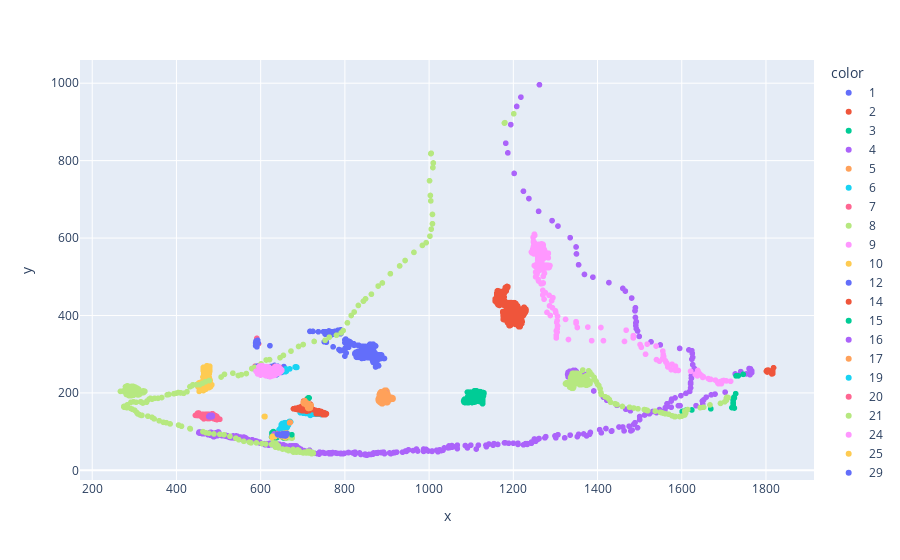

The notebook cell this image was saved under:
### Code cell
df.rename({'21':'16'})
color = df.index[:100000].astype(str)
fig = px.scatter(df.iloc[:100000,:], x='x', y='y',color=color)
fig.show()

### Figure 1 — Plotly figure (JSON) as saved in the notebook; plotly's stock layout.template omitted (floating-point values rounded to 4 significant figures; data arrays with more than 128 entries replaced by an {"elided": "..."} marker saying what was removed)
{"data": [{"hovertemplate": "color=1<br>x=%{x}<br>y=%{y}<extra></extra>", "legendgroup": "1", "marker": {"color": "#636efa", "symbol": "circle"}, "mode": "markers", "name": "1", "showlegend": true, "type": "scattergl", "x": {"elided": "9290 int values"}, "xaxis": "x", "y": {"elided": "9290 int values"}, "yaxis": "y"}, {"hovertemplate": "color=2<br>x=%{x}<br>y=%{y}<extra></extra>", "legendgroup": "2", "marker": {"color": "#EF553B", "symbol": "circle"}, "mode": "markers", "name": "2", "showlegend": true, "type": "scattergl", "x": {"elided": "9297 int values"}, "xaxis": "x", "y": {"elided": "9297 int values"}, "yaxis": "y"}, {"hovertemplate": "color=3<br>x=%{x}<br>y=%{y}<extra></extra>", "legendgroup": "3", "marker": {"color": "#00cc96", "symbol": "circle"}, "mode": "markers", "name": "3", "showlegend": true, "type": "scattergl", "x": {"elided": "9297 int values"}, "xaxis": "x", "y": {"elided": "9297 int values"}, "yaxis": "y"}, {"hovertemplate": "color=4<br>x=%{x}<br>y=%{y}<extra></extra>", "legendgroup": "4", "marker": {"color": "#ab63fa", "symbol": "circle"}, "mode": "markers", "name": "4", "showlegend": true, "type": "scattergl", "x": {"elided": "3981 int values"}, "xaxis": "x", "y": {"elided": "3981 int values"}, "yaxis": "y"}, {"hovertemplate": "color=5<br>x=%{x}<br>y=%{y}<extra></extra>", "legendgroup": "5", "marker": {"color": "#FFA15A", "symbol": "circle"}, "mode": "markers", "name": "5", "showlegend": true, "type": "scattergl", "x": {"elided": "3581 int values"}, "xaxis": "x", "y": {"elided": "3581 int values"}, "yaxis": "y"}, {"hovertemplate": "color=6<br>x=%{x}<br>y=%{y}<extra></extra>", "legendgroup": "6", "marker": {"color": "#19d3f3", "symbol": "circle"}, "mode": "markers", "name": "6", "showlegend": true, "type": "scattergl", "x": {"elided": "4566 int values"}, "xaxis": "x", "y": {"elided": "4566 int values"}, "yaxis": "y"}, {"hovertemplate": "color=7<br>x=%{x}<br>y=%{y}<extra></extra>", "legendgroup": "7", "marker": {"color": "#FF6692", "symbol": "circle"}, "mode": "markers", "name": "7", "showlegend": true, "type": "scattergl", "x": {"elided": "732 int values"}, "xaxis": "x", "y": {"elided": "732 int values"}, "yaxis": "y"}, {"hovertemplate": "color=8<br>x=%{x}<br>y=%{y}<extra></extra>", "legendgroup": "8", "marker": {"color": "#B6E880", "symbol": "circle"}, "mode": "markers", "name": "8", "showlegend": true, "type": "scattergl", "x": {"elided": "9276 int values"}, "xaxis": "x", "y": {"elided": "9276 int values"}, "yaxis": "y"}, {"hovertemplate": "color=9<br>x=%{x}<br>y=%{y}<extra></extra>", "legendgroup": "9", "marker": {"color": "#FF97FF", "symbol": "circle"}, "mode": "markers", "name": "9", "showlegend": true, "type": "scattergl", "x": {"elided": "1372 int values"}, "xaxis": "x", "y": {"elided": "1372 int values"}, "yaxis": "y"}, {"hovertemplate": "color=10<br>x=%{x}<br>y=%{y}<extra></extra>", "legendgroup": "10", "marker": {"color": "#FECB52", "symbol": "circle"}, "mode": "markers", "name": "10", "showlegend": true, "type": "scattergl", "x": {"elided": "9276 int values"}, "xaxis": "x", "y": {"elided": "9276 int values"}, "yaxis": "y"}, {"hovertemplate": "color=12<br>x=%{x}<br>y=%{y}<extra></extra>", "legendgroup": "12", "marker": {"color": "#636efa", "symbol": "circle"}, "mode": "markers", "name": "12", "showlegend": true, "type": "scattergl", "x": {"elided": "3416 int values"}, "xaxis": "x", "y": {"elided": "3416 int values"}, "yaxis": "y"}, {"hovertemplate": "color=14<br>x=%{x}<br>y=%{y}<extra></extra>", "legendgroup": "14", "marker": {"color": "#EF553B", "symbol": "circle"}, "mode": "markers", "name": "14", "showlegend": true, "type": "scattergl", "x": [1805, 1803, 1802, 1801, 1802, 1803, 1803, 1806, 1809, 1811, 1812, 1815, 1815, 1816, 1814, 1816, 1816, 1816, 1818], "xaxis": "x", "y": [259, 258, 258, 256, 255, 254, 255, 255, 255, 256, 255, 254, 253, 253, 249, 250, 253, 259, 265], "yaxis": "y"}, {"hovertemplate": "color=15<br>x=%{x}<br>y=%{y}<extra></extra>", "legendgroup": "15", "marker": {"color": "#00cc96", "symbol": "circle"}, "mode": "markers", "name": "15", "showlegend": true, "type": "scattergl", "x": [1746, 1734, 1729, 1728, 1724, 1725, 1722, 1722, 1722, 1722, 1725, 1719, 1669, 1624, 1611, 1605, 1605, 1605, 1605, 1605, 1605, 1605, 1605, 1605, 1601], "xaxis": "x", "y": [248, 244, 244, 198, 189, 187, 181, 175, 172, 167, 161, 162, 159, 156, 156, 153, 153, 153, 153, 153, 153, 153, 153, 153, 152], "yaxis": "y"}, {"hovertemplate": "color=16<br>x=%{x}<br>y=%{y}<extra></extra>", "legendgroup": "16", "marker": {"color": "#ab63fa", "symbol": "circle"}, "mode": "markers", "name": "16", "showlegend": true, "type": "scattergl", "x": {"elided": "424 int values"}, "xaxis": "x", "y": {"elided": "424 int values"}, "yaxis": "y"}, {"hovertemplate": "color=17<br>x=%{x}<br>y=%{y}<extra></extra>", "legendgroup": "17", "marker": {"color": "#FFA15A", "symbol": "circle"}, "mode": "markers", "name": "17", "showlegend": true, "type": "scattergl", "x": {"elided": "268 int values"}, "xaxis": "x", "y": {"elided": "268 int values"}, "yaxis": "y"}, {"hovertemplate": "color=19<br>x=%{x}<br>y=%{y}<extra></extra>", "legendgroup": "19", "marker": {"color": "#19d3f3", "symbol": "circle"}, "mode": "markers", "name": "19", "showlegend": true, "type": "scattergl", "x": [459], "xaxis": "x", "y": [142], "yaxis": "y"}, {"hovertemplate": "color=20<br>x=%{x}<br>y=%{y}<extra></extra>", "legendgroup": "20", "marker": {"color": "#FF6692", "symbol": "circle"}, "mode": "markers", "name": "20", "showlegend": true, "type": "scattergl", "x": {"elided": "7033 int values"}, "xaxis": "x", "y": {"elided": "7033 int values"}, "yaxis": "y"}, {"hovertemplate": "color=21<br>x=%{x}<br>y=%{y}<extra></extra>", "legendgroup": "21", "marker": {"color": "#B6E880", "symbol": "circle"}, "mode": "markers", "name": "21", "showlegend": true, "type": "scattergl", "x": {"elided": "531 int values"}, "xaxis": "x", "y": {"elided": "531 int values"}, "yaxis": "y"}, {"hovertemplate": "color=24<br>x=%{x}<br>y=%{y}<extra></extra>", "legendgroup": "24", "marker": {"color": "#FF97FF", "symbol": "circle"}, "mode": "markers", "name": "24", "showlegend": true, "type": "scattergl", "x": [638, 633, 640, 633, 633, 633, 633, 633, 634, 639, 633, 632, 632, 633, 632, 632, 632, 632, 632, 632, 632, 633, 632, 631, 631, 630, 630, 631, 631, 630, 630, 630, 630, 630, 630, 631, 631, 630, 631, 630, 630, 632, 631, 631, 631, 632, 631, 631, 632, 631, 633, 632, 632, 632, 632, 632, 632, 632, 632, 633, 632, 632, 632, 632, 633, 631, 633, 633, 633, 633, 633, 633, 633, 632, 632, 633, 632, 633, 633, 633, 632, 632], "xaxis": "x", "y": [92, 93, 93, 93, 94, 94, 94, 94, 94, 93, 93, 93, 93, 94, 94, 94, 94, 94, 94, 94, 94, 94, 93, 92, 93, 92, 92, 93, 93, 92, 92, 92, 92, 92, 92, 93, 93, 93, 93, 92, 92, 93, 92, 92, 92, 93, 92, 92, 93, 93, 93, 92, 92, 92, 92, 92, 92, 92, 92, 93, 92, 92, 92, 92, 93, 92, 93, 93, 93, 93, 93, 93, 93, 92, 92, 92, 92, 93, 93, 93, 93, 93], "yaxis": "y"}, {"hovertemplate": "color=25<br>x=%{x}<br>y=%{y}<extra></extra>", "legendgroup": "25", "marker": {"color": "#FECB52", "symbol": "circle"}, "mode": "markers", "name": "25", "showlegend": true, "type": "scattergl", "x": [610, 610, 610, 610, 610, 610, 610, 609, 609, 609, 609, 609, 609, 609], "xaxis": "x", "y": [139, 139, 139, 139, 139, 139, 139, 139, 139, 139, 139, 139, 139, 139], "yaxis": "y"}, {"hovertemplate": "color=29<br>x=%{x}<br>y=%{y}<extra></extra>", "legendgroup": "29", "marker": {"color": "#636efa", "symbol": "circle"}, "mode": "markers", "name": "29", "showlegend": true, "type": "scattergl", "x": {"elided": "244 int values"}, "xaxis": "x", "y": {"elided": "244 int values"}, "yaxis": "y"}, {"hovertemplate": "color=30<br>x=%{x}<br>y=%{y}<extra></extra>", "legendgroup": "30", "marker": {"color": "#EF553B", "symbol": "circle"}, "mode": "markers", "name": "30", "showlegend": true, "type": "scattergl", "x": [632, 632, 632, 632, 631, 630, 630, 631, 631, 631, 631, 631, 630, 631, 631, 631, 631, 632, 632, 631, 631, 632, 633, 632, 632, 631, 631, 631, 631], "xaxis": "x", "y": [93, 92, 92, 92, 92, 92, 92, 92, 93, 92, 93, 93, 92, 93, 93, 92, 91, 92, 92, 91, 91, 92, 92, 92, 91, 92, 91, 91, 91], "yaxis": "y"}, {"hovertemplate": "color=32<br>x=%{x}<br>y=%{y}<extra></extra>", "legendgroup": "32", "marker": {"color": "#00cc96", "symbol": "circle"}, "mode": "markers", "name": "32", "showlegend": true, "type": "scattergl", "x": {"elided": "198 int values"}, "xaxis": "x", "y": {"elided": "198 int values"}, "yaxis": "y"}, {"hovertemplate": "color=33<br>x=%{x}<br>y=%{y}<extra></extra>", "legendgroup": "33", "marker": {"color": "#ab63fa", "symbol": "circle"}, "mode": "markers", "name": "33", "showlegend": true, "type": "scattergl", "x": [896, 899, 899, 899, 899, 899, 898, 896, 897, 897, 896, 897, 896, 897, 897], "xaxis": "x", "y": [200, 199, 199, 199, 198, 199, 199, 200, 198, 198, 200, 199, 199, 199, 199], "yaxis": "y"}, {"hovertemplate": "color=34<br>x=%{x}<br>y=%{y}<extra></extra>", "legendgroup": "34", "marker": {"color": "#FFA15A", "symbol": "circle"}, "mode": "markers", "name": "34", "showlegend": true, "type": "scattergl", "x": {"elided": "5489 int values"}, "xaxis": "x", "y": {"elided": "5489 int values"}, "yaxis": "y"}, {"hovertemplate": "color=35<br>x=%{x}<br>y=%{y}<extra></extra>", "legendgroup": "35", "marker": {"color": "#19d3f3", "symbol": "circle"}, "mode": "markers", "name": "35", "showlegend": true, "type": "scattergl", "x": {"elided": "888 int values"}, "xaxis": "x", "y": {"elided": "888 int values"}, "yaxis": "y"}, {"hovertemplate": "color=39<br>x=%{x}<br>y=%{y}<extra></extra>", "legendgroup": "39", "marker": {"color": "#FF6692", "symbol": "circle"}, "mode": "markers", "name": "39", "showlegend": true, "type": "scattergl", "x": [633, 650, 638, 638, 638, 638], "xaxis": "x", "y": [93, 94, 95, 95, 94, 94], "yaxis": "y"}, {"hovertemplate": "color=41<br>x=%{x}<br>y=%{y}<extra></extra>", "legendgroup": "41", "marker": {"color": "#B6E880", "symbol": "circle"}, "mode": "markers", "name": "41", "showlegend": true, "type": "scattergl", "x": {"elided": "5227 int values"}, "xaxis": "x", "y": {"elided": "5227 int values"}, "yaxis": "y"}, {"hovertemplate": "color=42<br>x=%{x}<br>y=%{y}<extra></extra>", "legendgroup": "42", "marker": {"color": "#FF97FF", "symbol": "circle"}, "mode": "markers", "name": "42", "showlegend": true, "type": "scattergl", "x": {"elided": "2202 int values"}, "xaxis": "x", "y": {"elided": "2202 int values"}, "yaxis": "y"}, {"hovertemplate": "color=43<br>x=%{x}<br>y=%{y}<extra></extra>", "legendgroup": "43", "marker": {"color": "#FECB52", "symbol": "circle"}, "mode": "markers", "name": "43", "showlegend": true, "type": "scattergl", "x": [630, 630, 630, 631, 632, 631, 631, 631, 631, 631, 631], "xaxis": "x", "y": [92, 92, 93, 95, 95, 95, 95, 95, 95, 95, 95], "yaxis": "y"}, {"hovertemplate": "color=46<br>x=%{x}<br>y=%{y}<extra></extra>", "legendgroup": "46", "marker": {"color": "#636efa", "symbol": "circle"}, "mode": "markers", "name": "46", "showlegend": true, "type": "scattergl", "x": {"elided": "1266 int values"}, "xaxis": "x", "y": {"elided": "1266 int values"}, "yaxis": "y"}, {"hovertemplate": "color=49<br>x=%{x}<br>y=%{y}<extra></extra>", "legendgroup": "49", "marker": {"color": "#EF553B", "symbol": "circle"}, "mode": "markers", "name": "49", "showlegend": true, "type": "scattergl", "x": {"elided": "4122 int values"}, "xaxis": "x", "y": {"elided": "4122 int values"}, "yaxis": "y"}, {"hovertemplate": "color=50<br>x=%{x}<br>y=%{y}<extra></extra>", "legendgroup": "50", "marker": {"color": "#00cc96", "symbol": "circle"}, "mode": "markers", "name": "50", "showlegend": true, "type": "scattergl", "x": [629, 630, 628, 628, 629, 628, 628, 628, 629, 628, 628, 627, 627, 627, 627, 628, 627, 627, 628, 628, 628, 628, 628, 628, 630, 630, 629, 628, 628, 628, 629, 629, 628, 628, 629, 628, 628, 628, 629, 629, 630, 630, 629, 629, 629, 628, 628, 628, 628, 628, 628, 628], "xaxis": "x", "y": [99, 95, 98, 98, 98, 98, 98, 98, 98, 98, 97, 96, 96, 96, 97, 97, 97, 97, 97, 97, 98, 98, 97, 98, 95, 95, 94, 97, 97, 97, 98, 98, 97, 97, 98, 97, 98, 98, 99, 99, 100, 100, 98, 98, 98, 97, 97, 97, 97, 97, 98, 98], "yaxis": "y"}, {"hovertemplate": "color=51<br>x=%{x}<br>y=%{y}<extra></extra>", "legendgroup": "51", "marker": {"color": "#ab63fa", "symbol": "circle"}, "mode": "markers", "name": "51", "showlegend": true, "type": "scattergl", "x": {"elided": "804 int values"}, "xaxis": "x", "y": {"elided": "804 int values"}, "yaxis": "y"}, {"hovertemplate": "color=52<br>x=%{x}<br>y=%{y}<extra></extra>", "legendgroup": "52", "marker": {"color": "#FFA15A", "symbol": "circle"}, "mode": "markers", "name": "52", "showlegend": true, "type": "scattergl", "x": [670, 670, 670, 670, 670, 670, 669, 669, 669, 669, 670], "xaxis": "x", "y": [124, 124, 124, 124, 124, 124, 123, 123, 123, 123, 124], "yaxis": "y"}, {"hovertemplate": "color=53<br>x=%{x}<br>y=%{y}<extra></extra>", "legendgroup": "53", "marker": {"color": "#19d3f3", "symbol": "circle"}, "mode": "markers", "name": "53", "showlegend": true, "type": "scattergl", "x": [661, 659, 659, 659, 660, 660, 659, 660, 658, 657, 658, 659, 658, 658, 660, 660, 659, 659, 660, 660, 659, 658, 660, 659, 659, 660, 659, 659, 659, 659, 658, 657, 660, 656, 656, 658, 658, 657, 657, 658, 657, 653, 656, 657, 658, 657, 657, 657, 658, 657, 658, 658, 657, 659, 658, 657, 658, 658, 657, 657, 657, 653, 655, 654, 655, 656, 655, 656, 656, 656, 656, 654, 653, 653, 654, 654, 655, 656, 656, 655, 656, 655, 654, 655, 655, 652, 655, 657, 658, 650, 651, 669, 659, 641, 619, 616, 616, 618, 618, 616, 617, 616, 616, 615, 616, 617, 616, 619, 621, 624, 631, 634, 639, 682, 683, 685, 684, 686], "xaxis": "x", "y": [256, 255, 255, 256, 258, 258, 258, 259, 258, 257, 257, 260, 258, 258, 258, 258, 257, 258, 258, 258, 257, 258, 259, 258, 258, 259, 259, 259, 260, 259, 259, 259, 262, 256, 256, 259, 259, 258, 258, 258, 257, 255, 257, 257, 259, 258, 258, 258, 257, 256, 256, 256, 256, 258, 257, 257, 258, 258, 257, 257, 258, 257, 258, 257, 257, 257, 257, 258, 257, 257, 258, 257, 257, 257, 258, 257, 258, 258, 258, 258, 258, 257, 257, 258, 256, 256, 256, 257, 258, 257, 255, 262, 258, 253, 264, 259, 259, 261, 260, 260, 260, 259, 260, 259, 258, 258, 257, 257, 256, 253, 258, 255, 258, 267, 266, 267, 266, 266], "yaxis": "y"}, {"hovertemplate": "color=58<br>x=%{x}<br>y=%{y}<extra></extra>", "legendgroup": "58", "marker": {"color": "#FF6692", "symbol": "circle"}, "mode": "markers", "name": "58", "showlegend": true, "type": "scattergl", "x": {"elided": "158 int values"}, "xaxis": "x", "y": {"elided": "158 int values"}, "yaxis": "y"}, {"hovertemplate": "color=59<br>x=%{x}<br>y=%{y}<extra></extra>", "legendgroup": "59", "marker": {"color": "#B6E880", "symbol": "circle"}, "mode": "markers", "name": "59", "showlegend": true, "type": "scattergl", "x": [658, 659, 658, 658, 658, 659, 659, 658, 658, 658, 658, 659, 659, 659, 659, 659, 659, 659, 659, 659, 659, 659, 659, 659, 659, 659, 659, 658, 658, 658, 658, 658, 659, 659, 658, 658, 658, 657, 653, 652, 653, 654, 654, 654, 654, 653, 654, 654, 654, 653, 654, 653, 655, 654, 655, 655, 655, 654, 654, 654, 653, 654, 654, 655, 655, 655, 655, 655, 656, 657, 657, 657, 657, 657, 656, 656, 657, 657, 657, 656, 656, 655, 655, 655, 655, 654, 653, 652, 652, 651, 648, 645, 648, 648, 649, 648, 649, 647, 646, 647, 647, 645, 646, 648, 648, 646, 646, 649, 650, 652, 653, 652, 653, 653, 651, 651, 651, 650, 650, 650, 651, 652, 652, 652, 653, 652, 653], "xaxis": "x", "y": [91, 92, 92, 91, 91, 92, 92, 91, 91, 91, 92, 93, 93, 93, 93, 93, 93, 93, 93, 93, 93, 93, 93, 93, 93, 92, 92, 91, 91, 91, 91, 91, 92, 92, 91, 91, 91, 92, 92, 91, 91, 92, 92, 92, 93, 93, 94, 94, 94, 93, 93, 93, 93, 92, 93, 92, 92, 91, 91, 91, 90, 91, 91, 92, 92, 91, 91, 92, 92, 93, 93, 93, 93, 93, 92, 92, 93, 93, 93, 93, 92, 92, 92, 92, 92, 92, 93, 92, 92, 92, 93, 92, 92, 93, 94, 93, 93, 93, 92, 92, 92, 93, 92, 92, 92, 93, 92, 92, 92, 92, 93, 92, 92, 93, 92, 92, 92, 92, 92, 93, 93, 93, 93, 93, 93, 92, 92], "yaxis": "y"}, {"hovertemplate": "color=60<br>x=%{x}<br>y=%{y}<extra></extra>", "legendgroup": "60", "marker": {"color": "#FF97FF", "symbol": "circle"}, "mode": "markers", "name": "60", "showlegend": true, "type": "scattergl", "x": {"elided": "3272 int values"}, "xaxis": "x", "y": {"elided": "3272 int values"}, "yaxis": "y"}, {"hovertemplate": "color=61<br>x=%{x}<br>y=%{y}<extra></extra>", "legendgroup": "61", "marker": {"color": "#FECB52", "symbol": "circle"}, "mode": "markers", "name": "61", "showlegend": true, "type": "scattergl", "x": {"elided": "1631 int values"}, "xaxis": "x", "y": {"elided": "1631 int values"}, "yaxis": "y"}, {"hovertemplate": "color=65<br>x=%{x}<br>y=%{y}<extra></extra>", "legendgroup": "65", "marker": {"color": "#636efa", "symbol": "circle"}, "mode": "markers", "name": "65", "showlegend": true, "type": "scattergl", "x": {"elided": "1380 int values"}, "xaxis": "x", "y": {"elided": "1380 int values"}, "yaxis": "y"}, {"hovertemplate": "color=66<br>x=%{x}<br>y=%{y}<extra></extra>", "legendgroup": "66", "marker": {"color": "#EF553B", "symbol": "circle"}, "mode": "markers", "name": "66", "showlegend": true, "type": "scattergl", "x": [713, 712, 713, 712, 713, 712, 711, 712, 712, 712, 712, 712, 711, 711, 711, 712, 711, 711, 711, 712, 710, 711, 711, 711, 711], "xaxis": "x", "y": [185, 184, 184, 184, 185, 184, 184, 184, 184, 184, 185, 185, 184, 184, 184, 184, 183, 183, 184, 184, 184, 184, 185, 184, 184], "yaxis": "y"}, {"hovertemplate": "color=69<br>x=%{x}<br>y=%{y}<extra></extra>", "legendgroup": "69", "marker": {"color": "#00cc96", "symbol": "circle"}, "mode": "markers", "name": "69", "showlegend": true, "type": "scattergl", "x": [713, 712, 713, 715, 713, 712, 713], "xaxis": "x", "y": [187, 186, 187, 187, 186, 185, 186], "yaxis": "y"}, {"hovertemplate": "color=71<br>x=%{x}<br>y=%{y}<extra></extra>", "legendgroup": "71", "marker": {"color": "#ab63fa", "symbol": "circle"}, "mode": "markers", "name": "71", "showlegend": true, "type": "scattergl", "x": [481, 481, 482, 482, 484, 484, 483, 482, 483, 483, 483, 483, 483, 482, 482, 483, 482, 482, 481, 481, 480, 478, 478, 479, 479, 479, 479, 480, 479, 479, 479, 479, 479, 478, 479, 478, 485, 483, 484, 485, 485, 484, 484, 484, 483, 484, 484, 483, 484, 483, 483, 483, 482, 483, 483, 483, 482, 482, 483, 482, 482, 483, 482, 481, 482, 483, 480, 483, 484, 485, 485, 485, 485, 485, 484, 485, 485, 485, 485, 485, 484, 484, 484, 483, 483, 482, 482, 483, 484, 484, 484, 484, 483, 484, 483, 482, 481, 480, 479, 479, 479, 479, 480, 478, 479, 479, 478, 478, 477, 477, 477, 477, 477, 478, 477, 477, 477, 477, 477, 478, 477, 478], "xaxis": "x", "y": [140, 141, 142, 142, 142, 142, 142, 141, 142, 142, 142, 142, 142, 141, 141, 142, 141, 142, 142, 142, 141, 140, 140, 140, 141, 141, 141, 141, 141, 141, 141, 141, 141, 140, 141, 140, 141, 141, 141, 141, 141, 140, 140, 140, 140, 140, 140, 139, 140, 139, 140, 140, 139, 140, 139, 140, 140, 139, 140, 140, 140, 141, 141, 138, 139, 140, 139, 141, 142, 141, 141, 140, 140, 140, 139, 140, 139, 139, 140, 140, 139, 140, 140, 139, 139, 139, 139, 139, 139, 140, 140, 141, 140, 141, 140, 140, 141, 141, 140, 140, 139, 139, 140, 139, 139, 140, 140, 141, 139, 139, 139, 139, 139, 140, 139, 139, 139, 139, 139, 140, 139, 139], "yaxis": "y"}, {"hovertemplate": "color=72<br>x=%{x}<br>y=%{y}<extra></extra>", "legendgroup": "72", "marker": {"color": "#FFA15A", "symbol": "circle"}, "mode": "markers", "name": "72", "showlegend": true, "type": "scattergl", "x": [712, 714, 714, 720, 719, 718, 717, 718, 716, 715, 715, 714, 713, 714, 712, 718, 717, 717, 717, 714, 717, 718, 714, 711, 711, 709, 711, 713, 714, 705, 704, 704, 705, 704, 704, 703, 704, 704, 704, 703, 704, 704, 704, 703, 703, 703, 704, 703, 704, 706, 705, 706, 705, 705, 706, 705, 706, 706, 706, 705, 705, 706, 706, 706, 706, 705, 705, 706, 704, 705, 705, 705, 704, 704, 705, 705, 704, 703, 703, 703, 704, 704, 705, 705, 704, 704, 705, 704, 704, 705, 705, 704, 702, 707, 709, 710, 708, 709, 707, 707, 706, 701, 704, 704, 705, 704, 703, 704, 704, 703, 703, 705, 703, 704, 705], "xaxis": "x", "y": [173, 172, 170, 168, 166, 163, 163, 163, 162, 161, 161, 160, 160, 160, 161, 161, 161, 161, 163, 164, 165, 166, 166, 168, 169, 168, 170, 170, 171, 173, 172, 172, 173, 172, 173, 173, 174, 174, 174, 173, 173, 173, 173, 172, 172, 172, 173, 173, 174, 174, 173, 173, 172, 172, 173, 172, 174, 174, 174, 173, 173, 174, 173, 173, 173, 172, 172, 173, 172, 172, 172, 172, 172, 172, 172, 173, 173, 173, 173, 173, 174, 174, 174, 174, 173, 173, 174, 173, 173, 173, 173, 173, 173, 173, 173, 174, 173, 174, 173, 174, 175, 176, 175, 176, 176, 176, 176, 176, 177, 176, 176, 177, 177, 177, 180], "yaxis": "y"}], "layout": {"autosize": true, "legend": {"title": {"text": "color"}, "tracegroupgap": 0}, "margin": {"t": 60}, "xaxis": {"anchor": "y", "autorange": true, "domain": [0, 1], "range": [175.2, 1910.0], "title": {"text": "x"}, "type": "linear"}, "yaxis": {"anchor": "x", "autorange": true, "domain": [0, 1], "range": [-35.1, 1070.0], "title": {"text": "y"}, "type": "linear"}}}
